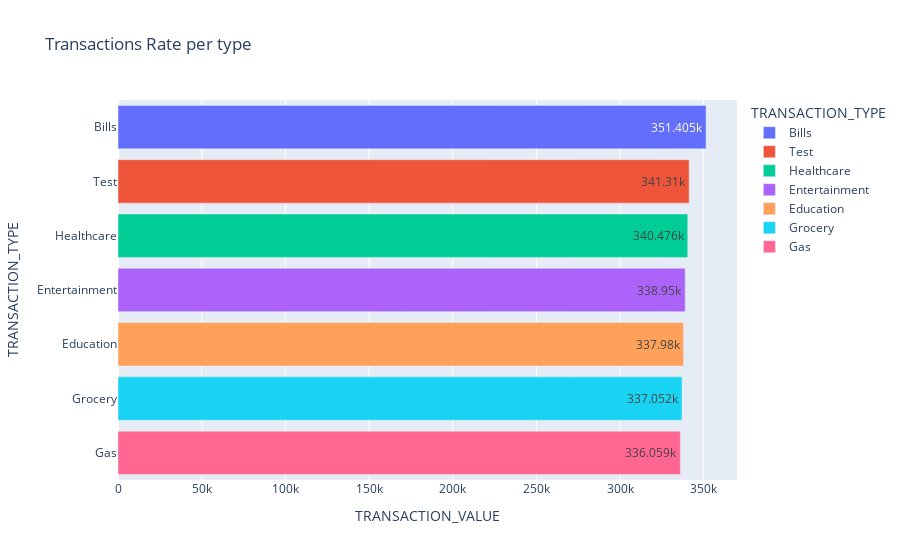

This figure's notebook cell:
### Code cell
fig = px.bar(top_transactions,x=top_transactions['TRANSACTION_VALUE'],y=top_transactions.index,
             color=top_transactions.index,text_auto="~s",
             title="Transactions Rate per type")

fig.show()

### Figure 1 — Plotly figure (JSON) as saved in the notebook; plotly's stock layout.template omitted (floating-point values rounded to 4 significant figures)
{"data": [{"alignmentgroup": "True", "hovertemplate": "TRANSACTION_TYPE=%{y}<br>TRANSACTION_VALUE=%{x}<extra></extra>", "legendgroup": "Bills", "marker": {"color": "#636efa", "pattern": {"shape": ""}}, "name": "Bills", "offsetgroup": "Bills", "orientation": "h", "showlegend": true, "textposition": "auto", "texttemplate": "%{x:~s}", "type": "bar", "x": [351400.0], "xaxis": "x", "y": ["Bills"], "yaxis": "y"}, {"alignmentgroup": "True", "hovertemplate": "TRANSACTION_TYPE=%{y}<br>TRANSACTION_VALUE=%{x}<extra></extra>", "legendgroup": "Test", "marker": {"color": "#EF553B", "pattern": {"shape": ""}}, "name": "Test", "offsetgroup": "Test", "orientation": "h", "showlegend": true, "textposition": "auto", "texttemplate": "%{x:~s}", "type": "bar", "x": [341300.0], "xaxis": "x", "y": ["Test"], "yaxis": "y"}, {"alignmentgroup": "True", "hovertemplate": "TRANSACTION_TYPE=%{y}<br>TRANSACTION_VALUE=%{x}<extra></extra>", "legendgroup": "Healthcare", "marker": {"color": "#00cc96", "pattern": {"shape": ""}}, "name": "Healthcare", "offsetgroup": "Healthcare", "orientation": "h", "showlegend": true, "textposition": "auto", "texttemplate": "%{x:~s}", "type": "bar", "x": [340500.0], "xaxis": "x", "y": ["Healthcare"], "yaxis": "y"}, {"alignmentgroup": "True", "hovertemplate": "TRANSACTION_TYPE=%{y}<br>TRANSACTION_VALUE=%{x}<extra></extra>", "legendgroup": "Entertainment", "marker": {"color": "#ab63fa", "pattern": {"shape": ""}}, "name": "Entertainment", "offsetgroup": "Entertainment", "orientation": "h", "showlegend": true, "textposition": "auto", "texttemplate": "%{x:~s}", "type": "bar", "x": [339000.0], "xaxis": "x", "y": ["Entertainment"], "yaxis": "y"}, {"alignmentgroup": "True", "hovertemplate": "TRANSACTION_TYPE=%{y}<br>TRANSACTION_VALUE=%{x}<extra></extra>", "legendgroup": "Education", "marker": {"color": "#FFA15A", "pattern": {"shape": ""}}, "name": "Education", "offsetgroup": "Education", "orientation": "h", "showlegend": true, "textposition": "auto", "texttemplate": "%{x:~s}", "type": "bar", "x": [338000.0], "xaxis": "x", "y": ["Education"], "yaxis": "y"}, {"alignmentgroup": "True", "hovertemplate": "TRANSACTION_TYPE=%{y}<br>TRANSACTION_VALUE=%{x}<extra></extra>", "legendgroup": "Grocery", "marker": {"color": "#19d3f3", "pattern": {"shape": ""}}, "name": "Grocery", "offsetgroup": "Grocery", "orientation": "h", "showlegend": true, "textposition": "auto", "texttemplate": "%{x:~s}", "type": "bar", "x": [337100.0], "xaxis": "x", "y": ["Grocery"], "yaxis": "y"}, {"alignmentgroup": "True", "hovertemplate": "TRANSACTION_TYPE=%{y}<br>TRANSACTION_VALUE=%{x}<extra></extra>", "legendgroup": "Gas", "marker": {"color": "#FF6692", "pattern": {"shape": ""}}, "name": "Gas", "offsetgroup": "Gas", "orientation": "h", "showlegend": true, "textposition": "auto", "texttemplate": "%{x:~s}", "type": "bar", "x": [336100.0], "xaxis": "x", "y": ["Gas"], "yaxis": "y"}], "layout": {"barmode": "relative", "legend": {"title": {"text": "TRANSACTION_TYPE"}, "tracegroupgap": 0}, "title": {"text": "Transactions Rate per type"}, "xaxis": {"anchor": "y", "domain": [0, 1], "title": {"text": "TRANSACTION_VALUE"}}, "yaxis": {"anchor": "x", "categoryarray": ["Gas", "Grocery", "Education", "Entertainment", "Healthcare", "Test", "Bills"], "categoryorder": "array", "domain": [0, 1], "title": {"text": "TRANSACTION_TYPE"}}}}
